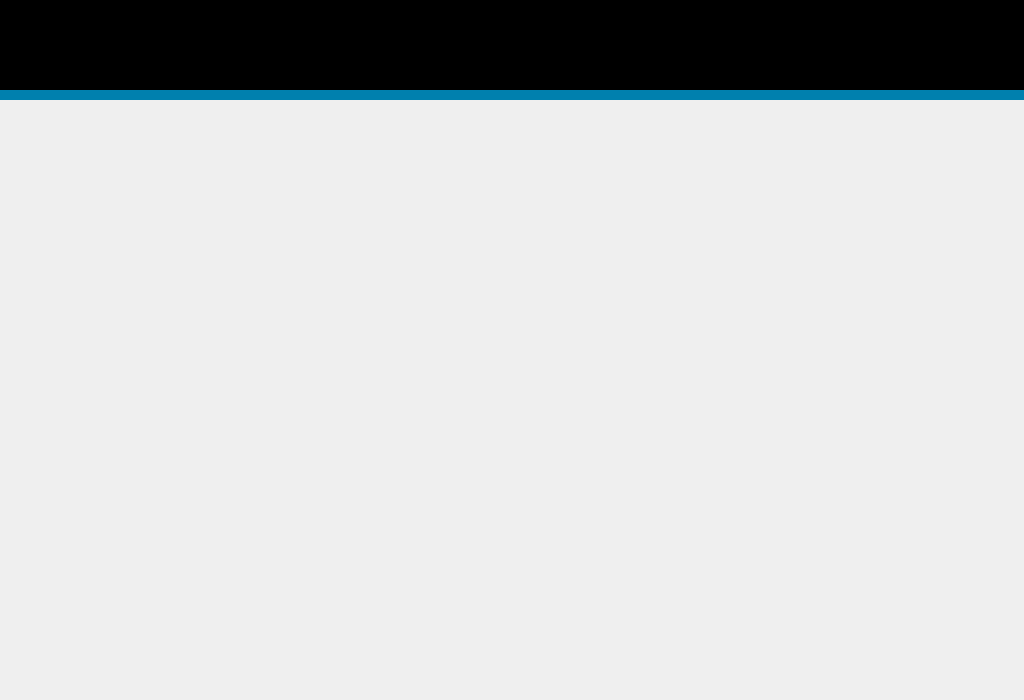
<?xml version="1.0" encoding="UTF-8"?>
<ui version="4.0">
 <class>MainWindow</class>
 <widget class="QMainWindow" name="MainWindow">
  <property name="geometry">
   <rect>
    <x>0</x>
    <y>0</y>
    <width>1024</width>
    <height>700</height>
   </rect>
  </property>
  <property name="sizePolicy">
   <sizepolicy hsizetype="Fixed" vsizetype="Fixed">
    <horstretch>0</horstretch>
    <verstretch>0</verstretch>
   </sizepolicy>
  </property>
  <property name="windowTitle">
   <string>MainWindow</string>
  </property>
  <property name="styleSheet">
   <string notr="true"/>
  </property>
  <widget class="QWidget" name="centralwidget">
   <widget class="QFrame" name="frame">
    <property name="geometry">
     <rect>
      <x>0</x>
      <y>0</y>
      <width>1024</width>
      <height>91</height>
     </rect>
    </property>
    <property name="styleSheet">
     <string notr="true">background: black;</string>
    </property>
    <property name="frameShape">
     <enum>QFrame::StyledPanel</enum>
    </property>
    <property name="frameShadow">
     <enum>QFrame::Raised</enum>
    </property>
    <widget class="QPushButton" name="pushButton">
     <property name="geometry">
      <rect>
       <x>980</x>
       <y>20</y>
       <width>31</width>
       <height>32</height>
      </rect>
     </property>
     <property name="styleSheet">
      <string notr="true">border:none;background-color:black;background-image:url(:/ticket/exit.png)</string>
     </property>
     <property name="text">
      <string/>
     </property>
    </widget>
    <widget class="QLabel" name="label">
     <property name="geometry">
      <rect>
       <x>10</x>
       <y>10</y>
       <width>61</width>
       <height>61</height>
      </rect>
     </property>
     <property name="text">
      <string/>
     </property>
     <property name="pixmap">
      <pixmap resource="ticket.qrc">:/ticket/th.png</pixmap>
     </property>
     <property name="scaledContents">
      <bool>true</bool>
     </property>
    </widget>
   </widget>
   <widget class="QFrame" name="frame_2">
    <property name="geometry">
     <rect>
      <x>0</x>
      <y>90</y>
      <width>1024</width>
      <height>10</height>
     </rect>
    </property>
    <property name="sizePolicy">
     <sizepolicy hsizetype="Fixed" vsizetype="Fixed">
      <horstretch>0</horstretch>
      <verstretch>0</verstretch>
     </sizepolicy>
    </property>
    <property name="styleSheet">
     <string notr="true">background:#0080ae;border:none</string>
    </property>
    <property name="frameShape">
     <enum>QFrame::StyledPanel</enum>
    </property>
    <property name="frameShadow">
     <enum>QFrame::Raised</enum>
    </property>
   </widget>
  </widget>
 </widget>
 <resources>
  <include location="ticket.qrc"/>
 </resources>
 <connections/>
</ui>
